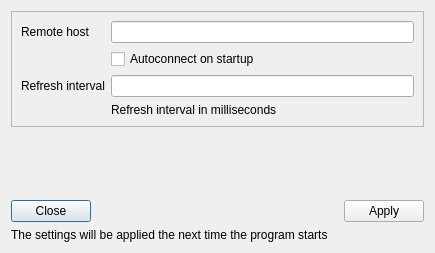
<?xml version="1.0" encoding="UTF-8"?>
<ui version="4.0">
 <class>DialogSettings</class>
 <widget class="QDialog" name="DialogSettings">
  <property name="geometry">
   <rect>
    <x>0</x>
    <y>0</y>
    <width>435</width>
    <height>253</height>
   </rect>
  </property>
  <property name="windowTitle">
   <string>Settings</string>
  </property>
  <layout class="QVBoxLayout" name="verticalLayout">
   <item>
    <widget class="QFrame" name="fraRemote">
     <property name="frameShape">
      <enum>QFrame::StyledPanel</enum>
     </property>
     <property name="frameShadow">
      <enum>QFrame::Raised</enum>
     </property>
     <layout class="QGridLayout" name="gridLayout">
      <item row="0" column="0">
       <widget class="QLabel" name="lblRemote">
        <property name="text">
         <string>Remote host</string>
        </property>
       </widget>
      </item>
      <item row="0" column="1">
       <widget class="QLineEdit" name="txtRemote"/>
      </item>
      <item row="1" column="1">
       <widget class="QCheckBox" name="chkAutoconnect">
        <property name="text">
         <string>Autoconnect on startup</string>
        </property>
       </widget>
      </item>
      <item row="2" column="0">
       <widget class="QLabel" name="lblRefresh">
        <property name="text">
         <string>Refresh interval</string>
        </property>
       </widget>
      </item>
      <item row="2" column="1">
       <widget class="QLineEdit" name="txtRefreshInterval"/>
      </item>
      <item row="3" column="1">
       <widget class="QLabel" name="label">
        <property name="text">
         <string>Refresh interval in milliseconds</string>
        </property>
       </widget>
      </item>
     </layout>
    </widget>
   </item>
   <item>
    <spacer name="verticalSpacer">
     <property name="orientation">
      <enum>Qt::Vertical</enum>
     </property>
     <property name="sizeHint" stdset="0">
      <size>
       <width>20</width>
       <height>38</height>
      </size>
     </property>
    </spacer>
   </item>
   <item>
    <layout class="QHBoxLayout" name="lyButtons">
     <item>
      <widget class="QPushButton" name="btnClose">
       <property name="text">
        <string>Close</string>
       </property>
      </widget>
     </item>
     <item>
      <spacer name="horizontalSpacer">
       <property name="orientation">
        <enum>Qt::Horizontal</enum>
       </property>
       <property name="sizeHint" stdset="0">
        <size>
         <width>40</width>
         <height>20</height>
        </size>
       </property>
      </spacer>
     </item>
     <item>
      <widget class="QPushButton" name="btnApply">
       <property name="text">
        <string>Apply</string>
       </property>
      </widget>
     </item>
    </layout>
   </item>
   <item>
    <widget class="QLabel" name="label_3">
     <property name="text">
      <string>The settings will be applied the next time the program starts</string>
     </property>
    </widget>
   </item>
  </layout>
 </widget>
 <resources/>
 <connections/>
</ui>
